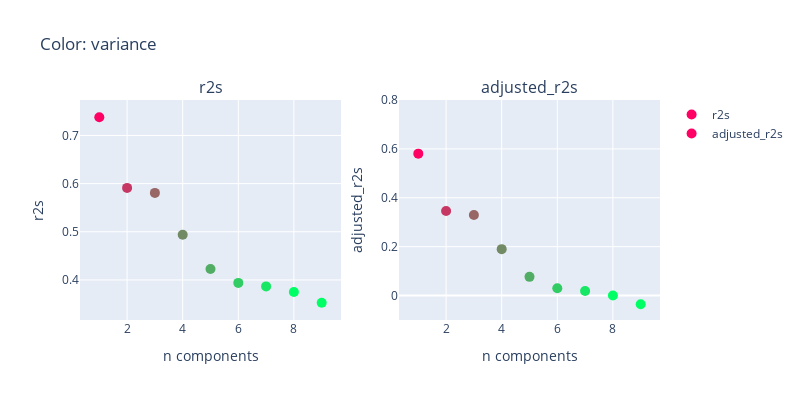

Write notebook code for a chart like this one.
### Code cell
print([f"{v:.2f}" for v in variances])
plot_functions(variances, r2s, adjusted_r2s, list(range(1, 10)))

### Figure 1 — Plotly figure (JSON) as saved in the notebook; plotly's stock layout.template omitted (floating-point values rounded to 4 significant figures)
{"data": [{"marker": {"color": ["rgba(255, 0, 100, 1)", "rgba(199, 55, 100, 1)", "rgba(152, 102, 100, 1)", "rgba(115, 139, 100, 1)", "rgba(81, 173, 100, 1)", "rgba(50, 204, 100, 1)", "rgba(23, 231, 100, 1)", "rgba(0, 255, 100, 1)", "rgba(0, 255, 100, 1)"], "size": 10}, "mode": "markers", "name": "r2s", "type": "scatter", "x": [1, 2, 3, 4, 5, 6, 7, 8, 9], "xaxis": "x", "y": [0.7378, 0.5911, 0.5808, 0.4937, 0.4228, 0.3939, 0.3866, 0.375, 0.3526], "yaxis": "y"}, {"marker": {"color": ["rgba(255, 0, 100, 1)", "rgba(199, 55, 100, 1)", "rgba(152, 102, 100, 1)", "rgba(115, 139, 100, 1)", "rgba(81, 173, 100, 1)", "rgba(50, 204, 100, 1)", "rgba(23, 231, 100, 1)", "rgba(0, 255, 100, 1)", "rgba(0, 255, 100, 1)"], "size": 10}, "mode": "markers", "name": "adjusted_r2s", "type": "scatter", "x": [1, 2, 3, 4, 5, 6, 7, 8, 9], "xaxis": "x2", "y": [0.5805, 0.3458, 0.3292, 0.1899, 0.07646, 0.03022, 0.0185, 0, -0.0358], "yaxis": "y2"}], "layout": {"annotations": [{"font": {"size": 16}, "showarrow": false, "text": "r2s", "x": 0.225, "xanchor": "center", "xref": "paper", "y": 1, "yanchor": "bottom", "yref": "paper"}, {"font": {"size": 16}, "showarrow": false, "text": "adjusted_r2s", "x": 0.775, "xanchor": "center", "xref": "paper", "y": 1, "yanchor": "bottom", "yref": "paper"}], "height": 400, "title": {"text": "Color: variance"}, "width": 800, "xaxis": {"anchor": "y", "autorange": true, "domain": [0, 0.45], "range": [0.3025, 9.697], "title": {"text": "n components"}, "type": "linear"}, "xaxis2": {"anchor": "y2", "autorange": true, "domain": [0.55, 1], "range": [0.3025, 9.697], "title": {"text": "n components"}, "type": "linear"}, "yaxis": {"anchor": "x", "autorange": true, "domain": [0, 1], "range": [0.3168, 0.7736], "title": {"text": "r2s"}, "type": "linear"}, "yaxis2": {"anchor": "x2", "domain": [0, 1], "range": [-0.1, 0.8], "title": {"text": "adjusted_r2s"}, "type": "linear"}}}
